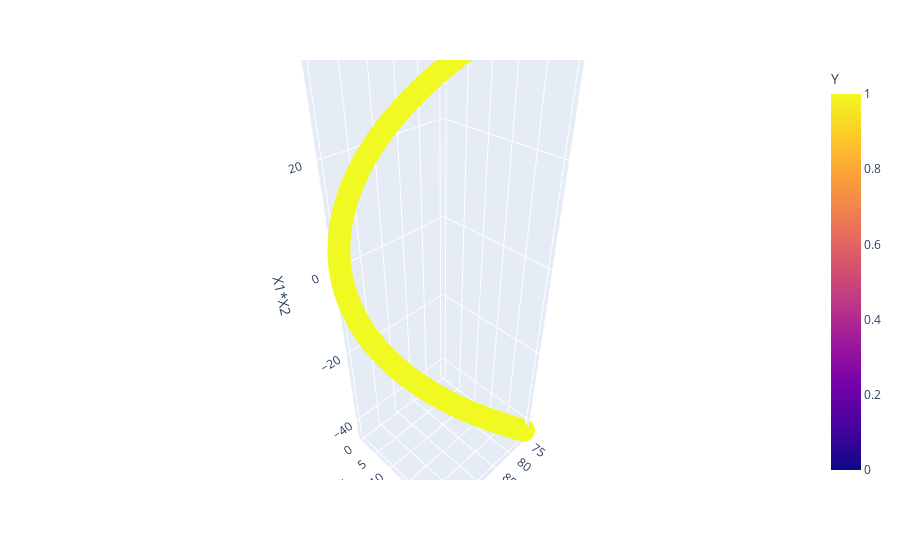

The cell this chart's notebook holds for it:
### Code cell
import plotly.express as px
import plotly.express as px
fig = px.scatter_3d(df, x='X1_Square', y='X2_Square', z='X1*X2',
              color='Y')
fig.show()
plt.show()

### Figure 1 — Plotly figure (JSON) as saved in the notebook; plotly's stock layout.template omitted (floating-point values rounded to 4 significant figures; data arrays with more than 128 entries replaced by an {"elided": "..."} marker saying what was removed)
{"data": [{"hovertemplate": "X1_Square=%{x}<br>X2_Square=%{y}<br>X1*X2=%{z}<br>Y=%{marker.color}<extra></extra>", "legendgroup": "", "marker": {"color": {"elided": "400 int values"}, "coloraxis": "coloraxis", "symbol": "circle"}, "mode": "markers", "name": "", "scene": "scene", "showlegend": false, "type": "scatter3d", "x": {"elided": "400 float values"}, "y": {"elided": "400 float values"}, "z": {"elided": "400 float values"}}], "layout": {"coloraxis": {"colorbar": {"title": {"text": "Y"}}, "colorscale": [[0, "#0d0887"], [0.1111, "#46039f"], [0.2222, "#7201a8"], [0.3333, "#9c179e"], [0.4444, "#bd3786"], [0.5556, "#d8576b"], [0.6667, "#ed7953"], [0.7778, "#fb9f3a"], [0.8889, "#fdca26"], [1, "#f0f921"]]}, "legend": {"tracegroupgap": 0}, "margin": {"t": 60}, "scene": {"domain": {"x": [0, 1], "y": [0, 1]}, "xaxis": {"title": {"text": "X1_Square"}}, "yaxis": {"title": {"text": "X2_Square"}}, "zaxis": {"title": {"text": "X1*X2"}}}}}
